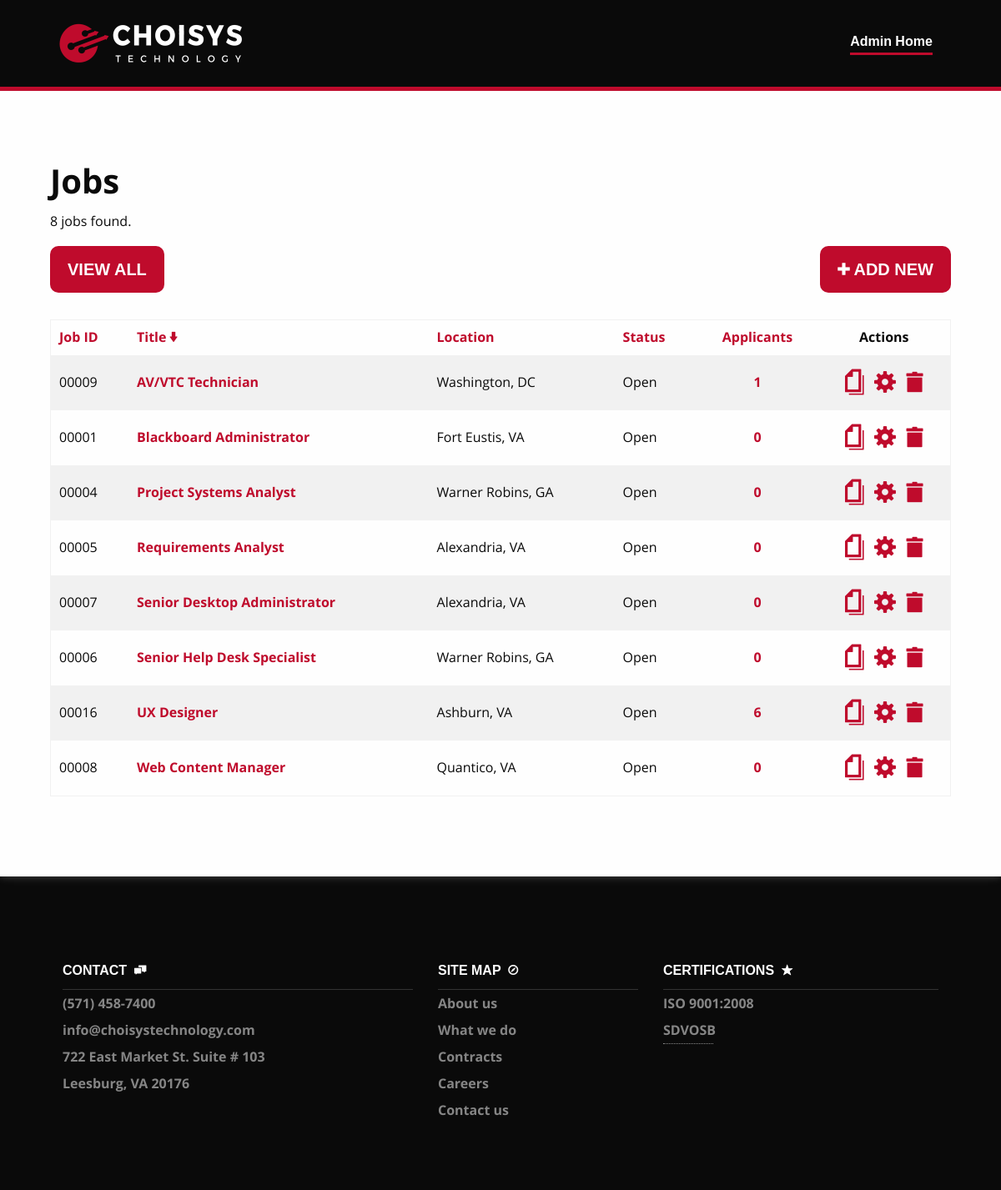
Screenshot of /src/html/admin/index.php?all=false&sort=title with the database file from the repository.
### tables this page shows
CREATE TABLE `jobreqs` (
  `ID` int(5) UNSIGNED ZEROFILL NOT NULL,
  `TITLE` varchar(50)  NOT NULL,
  `LOCATION` varchar(50)  NOT NULL,
  `JOB_TYPE` enum('Part Time','Full Time')  NOT NULL,
  `JOB_STATUS` enum('Contingent','Funded')  NOT NULL,
  `CLEARANCE` enum('None','Public Trust','Secret','Top Secret')  NOT NULL,
  `DESCRIPTION` mediumtext  NOT NULL,
  `RESPONSIBILITY` mediumtext  NOT NULL,
  `EXPERIENCE` mediumtext  NOT NULL,
  `EDUCATION` mediumtext  NOT NULL,
  `DATE_CREATED` timestamp NOT NULL DEFAULT CURRENT_TIMESTAMP,
  `DATE_FILLED` date DEFAULT NULL
);

### src/private/functions.php (called while the page is built, shortened)
<?php
	function find_all_jobs($open=false, $sort="title") {
		global $connection;
        $query = "SELECT j.*, COUNT(a.email) AS TOTAL ";
        $query .= "FROM jobreqs AS j ";
        $query .= "LEFT JOIN applications AS a ";
        $query .= "ON j.id=a.jobreq_id ";
        if ($open===false) {
          $query .= "WHERE date_filled IS NULL ";
        }
        $query .= "GROUP BY j.id ";
        if ($sort==="title") { $query .= "ORDER BY j.title"; }
        else if ($sort==="loc") { $query .= "ORDER BY j.location"; }
        else if ($sort==="status") { $query .= "ORDER BY j.date_filled, j.title"; }
        else if ($sort==="total") { $query .= "ORDER BY TOTAL DESC"; }
        else if ($sort==="id") { $query .= "ORDER BY j.id"; }
        else { $query .= "ORDER BY j.title"; }
        $job_set = mysqli_query($connection, $query);
		return $job_set;
        return $query;
	}
?>

### src/html/admin/index.php (the view, shortened to what this page needs)
<?php
  include('../../private/functions.php');
  if(isset($_GET['sort'])) {
    $sort = $_GET['sort'];
  } else {
    $sort = "title";
  }
  if(isset($_GET['all'])) {
    if($_GET['all'] === "false") {
      $all = "false";
      $ALL = FALSE;
    } else {
      $all = "true";
      $ALL = TRUE;
    }
  } else {
    $all = "true";
    $ALL = TRUE;
  }
  $jobs = find_all_jobs($ALL, $sort);
  $totalAll = mysqli_num_rows($jobs);
  include('../../private/header.php');
?>
  <main>
    <div class="wrap">
     <h1>Jobs</h1>
      <p><?php echo $totalAll; ?> jobs found.</p>
      <p><a href="index.php?all=<?php if($all === "true") { echo "false"; } else { echo "true"; } ?>&sort=<?php echo $sort; ?>" class="button primary large">View <?php if($all === "true") { echo "Open"; } else { echo "All"; } ?></a>
      <a href="add-job.php" class="button primary large float-right"><i class="fi-plus"></i> Add New</a></p>
       <table>
        <tr>
         <th><a href="index.php?all=<?php echo $all;?>&sort=id">Job ID<?php if(isset($_GET['sort']) and ($_GET['sort'] === 'id')) { echo " <i class=\"fi-arrow-down\"></i>"; } ?></a></th>
          <th><a href="index.php?all=<?php echo $all;?>&sort=title">Title<?php if(isset($_GET['sort']) and ($_GET['sort'] === 'title')) { echo " <i class=\"fi-arrow-down\"></i>"; } ?></a></th>
          <th><a href="index.php?all=<?php echo $all;?>&sort=loc">Location<?php if(isset($_GET['sort']) and ($_GET['sort'] === 'loc')) { echo " <i class=\"fi-arrow-down\"></i>"; } ?></a></th>
          <th><a href="index.php?all=<?php echo $all;?>&sort=status">Status<?php if(isset($_GET['sort']) and ($_GET['sort'] === 'status')) { echo " <i class=\"fi-arrow-down\"></i>"; } ?></a></th>
          <th class="text-center"><a href="index.php?all=<?php echo $all;?>&sort=total">Applicants<?php if(isset($_GET['sort']) and ($_GET['sort'] === 'total')) { echo " <i class=\"fi-arrow-down\"></i>"; } ?></a></th>
         <th class="text-center">Actions</th>
        </tr>
        <?php
        while ($row = $jobs->fetch_assoc())
        {
          $htmlsafe_jobid = htmlentities($row['ID']);
          $htmlsafe_title = htmlentities($row['TITLE']);
          $htmlsafe_location = htmlentities($row['LOCATION']);
          $htmlsafe_filled = htmlentities($row['DATE_FILLED'] ?? '');
          if($htmlsafe_filled === "") { $htmlsafe_filled = "Open"; } else { $htmlsafe_filled = "Closed"; }
          $htmlsafe_total = htmlentities($row['TOTAL']);
         ?>
        <tr>
          <td><?php echo $htmlsafe_jobid; ?></td>
          <td><?php echo "<a href=\"details-job.php?jobid=" . $htmlsafe_jobid . "\">" . $htmlsafe_title . "</a>"; ?></td>
          <td><?php echo $htmlsafe_location; ?></td>
          <td><?php echo $htmlsafe_filled; ?></td>
          <td class="text-center"><a href="details-job.php?jobid=<?php echo $htmlsafe_jobid; ?>#applications"><?php echo $htmlsafe_total; ?></a></td>
          <td class="text-center"><a href="copy-job.php?jobid=<?php echo $htmlsafe_jobid; ?>"><i class="fi-page-copy" style="font-size: 2.0rem;"></i> </a>  &nbsp;
              <a href="edit-job.php?jobid=<?php echo $htmlsafe_jobid; ?>"><i class="fi-widget" style="font-size: 2.0rem;"></i> </a> &nbsp;
              <a href="delete-job.php?jobid=<?php echo $htmlsafe_jobid; ?>"><i class="fi-trash" style="font-size: 2.0rem;"></i> </a> </td>
        </tr>
        <?php } ?>
        </table>
       </div>
    </main>
<?php
    include('../../private/footer.php');
?>

### rows the page displays
jobreqs: ID "00009", TITLE "AV/VTC Technician", LOCATION "Washington, DC", DATE_FILLED "Open", htmlsafe_total "1"
jobreqs: ID "00001", TITLE "Blackboard Administrator", LOCATION "Fort Eustis, VA", DATE_FILLED "Open", htmlsafe_total "0"
jobreqs: ID "00004", TITLE "Project Systems Analyst", LOCATION "Warner Robins, GA", DATE_FILLED "Open", htmlsafe_total "0"
jobreqs: ID "00005", TITLE "Requirements Analyst", LOCATION "Alexandria, VA", DATE_FILLED "Open", htmlsafe_total "0"
jobreqs: ID "00007", TITLE "Senior Desktop Administrator", LOCATION "Alexandria, VA", DATE_FILLED "Open", htmlsafe_total "0"
jobreqs: ID "00006", TITLE "Senior Help Desk Specialist", LOCATION "Warner Robins, GA", DATE_FILLED "Open", htmlsafe_total "0"
jobreqs: ID "00016", TITLE "UX Designer", LOCATION "Ashburn, VA", DATE_FILLED "Open", htmlsafe_total "6"
jobreqs: ID "00008", TITLE "Web Content Manager", LOCATION "Quantico, VA", DATE_FILLED "Open", htmlsafe_total "0"

### other values shown
$totalAll "8"
